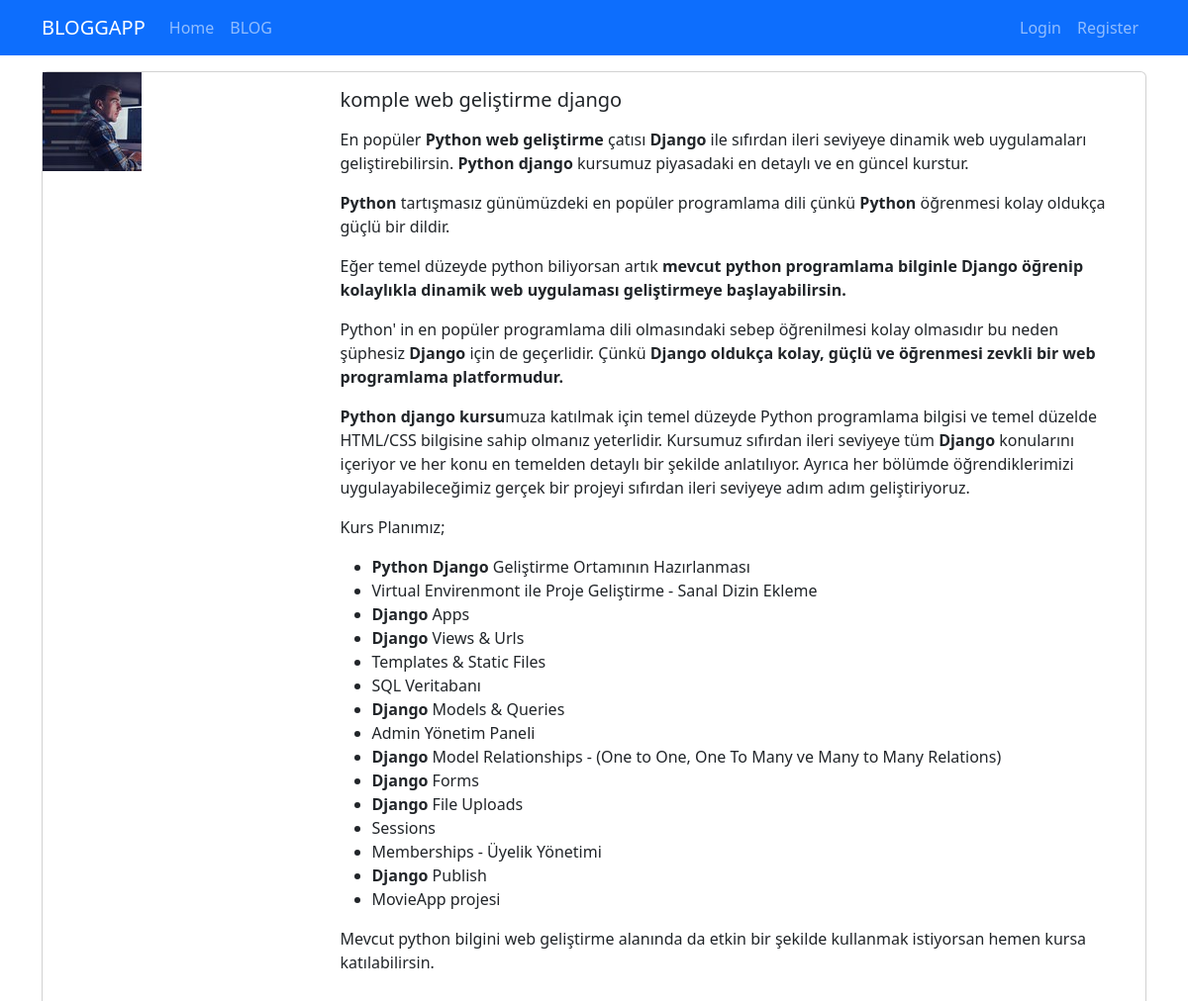
Page /blog/komple-web-gelistirme-django on the committed database.
### blog/models.py (models this page shows, shortened)
class Blog(models.Model):
    title=models.CharField(max_length=200)
    image=models.ImageField(upload_to="blogs")#gerekli resimleri database de tutmak için
    description=RichTextField()#admin panelinde sana html yazabileceğin bir sayfa geliyor istersen düz bir şekildedde yazabilrisin ama
    is_active=models.BooleanField(default=False)
    is_home=models.BooleanField(default=False)
    slug=models.SlugField(null=False,blank=True,unique=True,db_index=True,editable=False)#blank ile bos deger yazıp kayıt et dediğinde hata alıyorduk bunu engelledi artık bos kayıt edebilirsin program kendisi sug oluşturacak
    categories=models.ManyToManyField(Category,blank=True)

### blog/views.py (the view)
# urls.py: path("blog/<slug:slug>",views.blog_datails,name="blog_datails")#bundan sonra burada int gibi bir değer değilde string gelecek bu daha okunaklı bir hal alacak
def blog_datails(request,slug):
    blog=Blog.objects.get(slug=slug)
    return render(request,"blog/blogs-datails.html",{"blog":blog})

### blog/templates/blog/blogs-datails.html (shortened to what this page needs)
{%extends "base.html"%}
{%load static%}
{%block content%}
<div class="container mt-3">
    <div class="row">
        <div class="col-12">
            <div class="card mb-3">
                    <div class="row">
                        <div class="col-md-3">
                            <img src="{{blog.image.url}}" alt="" class="img-fluid">
                        </div>
                        <div class="col-md-9">
                            <div class="card-body">
                                <h5 class="card-title">
                                        {{blog.title}}
                                </h5>
                                <p class="card-text"> {{blog.description|safe}}</p>
                            </div>
                        </div>
                    </div>
                </div>
            </div>
        </div>
    </div>
{%endblock%}

### rows in the picture
Blog: image (picture), title "komple web geliştirme django", description "En popüler Python web geliştirme çatısı Django ile sıfırdan ileri seviyeye dinamik web uygulamaları geliştirebilirsin. Python django kursumuz piyasadaki en detaylı ve en güncel kurstur. Python tartışmasız günümüzdeki en popüler programlama dili çünkü Python öğrenmesi kolay oldukça güçlü bir dildir. Eğer temel düzeyde python biliyorsan artık mevcut python programlama bilginle Django öğrenip kolaylıkla dinamik web uygulaması geliştirmeye başlayabilirsin. Python' in en popüler programlama dili olmasındaki sebep öğrenilmesi kolay olmasıdır bu neden şüphesiz Django için de geçerlidir. Çünkü Django oldukça kolay, güçlü ve öğrenmesi zevkli bir web programlama platformudur. Python django kursu muza…"
